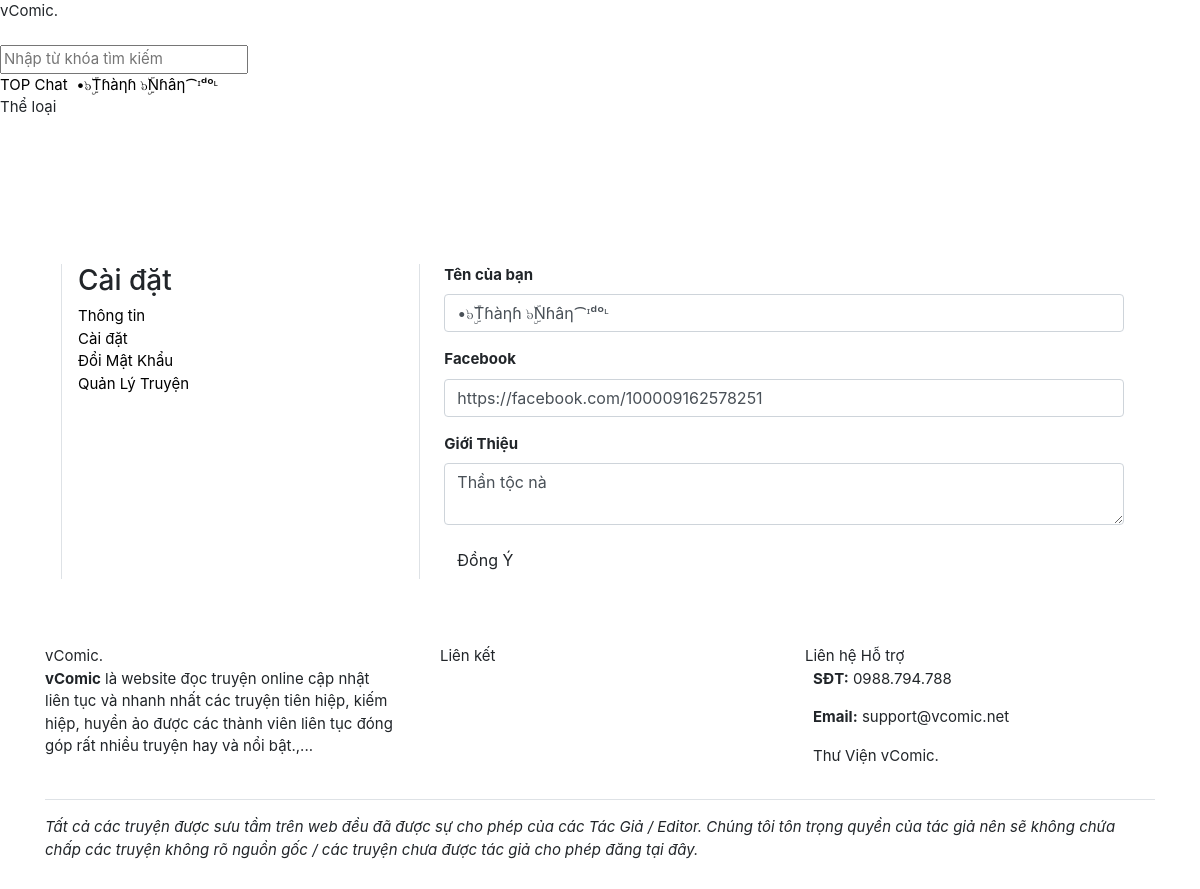
Screenshot of /modules/users/settings.php (signed in) with the database file from the repository.
### tables this page shows
CREATE TABLE `users` (
  `id` int(11) NOT NULL,
  `username` varchar(255) NOT NULL,
  `email` varchar(255) NOT NULL,
  `password` varchar(255) NOT NULL,
  `role` tinyint(4) NOT NULL DEFAULT 0,
  `fullname` varchar(255) NOT NULL,
  `gender` varchar(2) NOT NULL,
  `gold` int(11) NOT NULL DEFAULT 0,
  `coin` int(11) NOT NULL DEFAULT 0,
  `birthday` int(11) NOT NULL,
  `cover` varchar(255) NOT NULL,
  `avatar` varchar(255) NOT NULL,
  `recover_code` varchar(255) NOT NULL,
  `recover_time` int(11) NOT NULL,
  `login_at` int(11) NOT NULL,
  `created_at` int(11) NOT NULL
);

CREATE TABLE `profile_users` (
  `user_id` int(11) NOT NULL,
  `about` varchar(255) NOT NULL,
  `facebook` varchar(255) NOT NULL
);

### modules/users/settings.php (called while the page is built, shortened)
<?php
require_once('system/bootstrap.php');
$data_profile = get_profile($user_id);
require_once('themes/' . THEME . '/layout/head.php');
require_once('themes/' . THEME . '/templates/users/settings.php');
require_once('themes/' . THEME . '/layout/end.php');

### system/bootstrap.php (called while the page is built, shortened)
<?php
if (isset($_SESSION['username'])) {
    $username = trim($_SESSION['username']);
    $_user = get_info($username);
    if ($_user) {
        $user = $_user;
        $user_id = $user['id'];
    }
}

### themes/colab/templates/users/settings.php (the view)
<section>
    <div class="container pt-5">
        <div class="row mx-0 mx-md-3 mb-3">
            <div class="col-md-4 border-right border-left mb-3 px-3">
                <h3>Cài đặt</h3>
                <div class="custom-list-group">
                    <a class="item d-block" href="/profile">
                        Thông tin
                    </a>
                    <a class="item d-block" href="/profile/settings">
                        Cài đặt
                    </a>
                    <a class="item d-block" href="/profile/password">
                        Đổi Mật Khẩu
                    </a>
            <?php if ($user['role'] > 1): ?>
                    <a class="item d-block" href="/works">
                        Quản Lý Truyện
                    </a>
            <?php endif ?>
                </div>
            </div>
            <div class="col-md-8 pl-md-4">
                <form class="form-horizontal" method="POST">
                    <div class="form-group">
                        <label for="UserName" class="font-weight-bold">Tên của bạn</label>
                        <input type="text" class="form-control" name="fullname" value="<?= $user['fullname'] ?>" />
                    </div>
                    <div class="form-group">
                        <label for="FBName" class="font-weight-bold">Facebook</label>
                        <input type="text" class="form-control" name="facebook" value="<?= $data_profile['facebook'] ?>" />
                    </div>
                    <div class="form-group">
                        <label for="About" class="font-weight-bold">Giới Thiệu</label>
                        <textarea type="text" class="form-control" name="about"><?= $data_profile['about'] ?></textarea>
                    </div>
                    <div class="form-group">
                        <button type="submit" class="btn btn-custom">Đồng Ý</button>
                    </div>
                </form>
            </div>
        </div>
    </div>
</section>

### themes/colab/layout/head.php (shortened to what this page needs)
<!DOCTYPE html>
<html lang="vi">
<head>
	<link rel="stylesheet" href="<?= SITE_URL ?>/assets/css/all.min.css?ver=<?= VERSION ?>" />
	<link rel="stylesheet" href="<?= SITE_URL ?>/assets/css/bootstrap.min.css?ver=<?= VERSION ?>" />
	<link rel="stylesheet" href="<?= SITE_URL ?>/themes/<?= THEME ?>/css/swiper.min.css?ver=<?= VERSION ?>" />
	<link rel="stylesheet" href="<?= SITE_URL ?>/themes/<?= THEME ?>/css/custom.css?ver=<?= VERSION ?>" />
</head>
<body>
    <section class="loading">
        <div class="loading-content">
            <div class="loader">
                <div class="logo">
                    vComic.
                </div>
            </div>
        </div>
    </section>
    <header style="margin-bottom: 52px;">
        <nav class="custom-nav">
            <div class="custom-nav-brand">
                <a href="/" class="text-white">vComic.</a>
            </div>
            <div class="custom-nav-search">
                <form method="GET">
                    <input type="text" class="nav-search-input" name="search" id="search" placeholder="Nhập từ khóa tìm kiếm" />
                </form>
            </div>
            <div class="custom-nav-item">
                <div class="custom-nav-list">
                    <a class="item" href="/top">
                        <i class="far fa-hashtag"></i> TOP
                    </a>
    <?php if ($user_id): ?>
                    <a class="item" href="/chat">
                        <i class="fal fa-comment-alt-lines"></i> Chat
                    </a>
                    <a class="item" href="/profile">
                        <img class="lazy avatar-sm" data-original="/uploads/avatar/<?= $user['avatar'] ?>"> <?= $user['fullname'] ?>
                    </a>
    <?php endif ?>
                    <div class="item cursor">
                        <i class="fal fa-list"></i> <span class="list-title">Thể loại</span>
                        <div class="more-item category">
                            <div class="row text-center">
    <?php if (get_categories()): ?>
    <?php foreach (get_categories() as $list_cate): ?>
                                <div class="col-6 sub px-2">
                                    <a href="/category/<?= $list_cate['slug'] ?>" class="text-white"><?= $list_cate['name'] ?></a>
                                </div>
    <?php endforeach ?>
    <?php else: ?>
                                <div class="col-12 sub px-2">
                                    <a href="#" class="text-white">Chưa có danh mục nào!</a>
                                </div>
    <?php endif ?>
                            </div>
                        </div>
                    </div>
                </div>
            </div>
        </nav>
    </header>

### rows the page displays
users: fullname "•๖ۣۜTɦàηɦ ๖ۣۜNɦâη⁀ᶦᵈᵒᶫ"
profile_users: facebook "https://facebook.com/100009162578251", about "Thần tộc nà"
